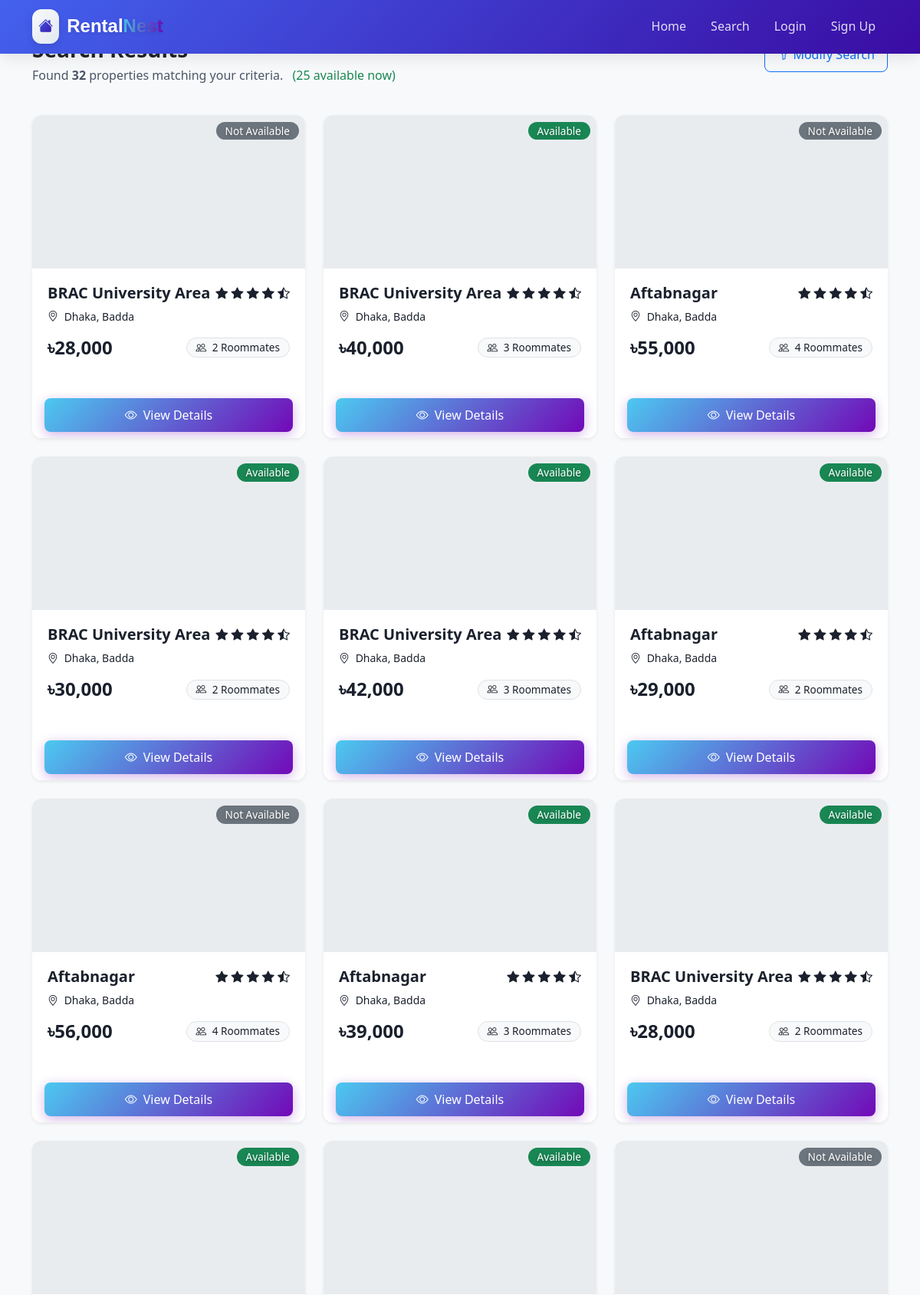
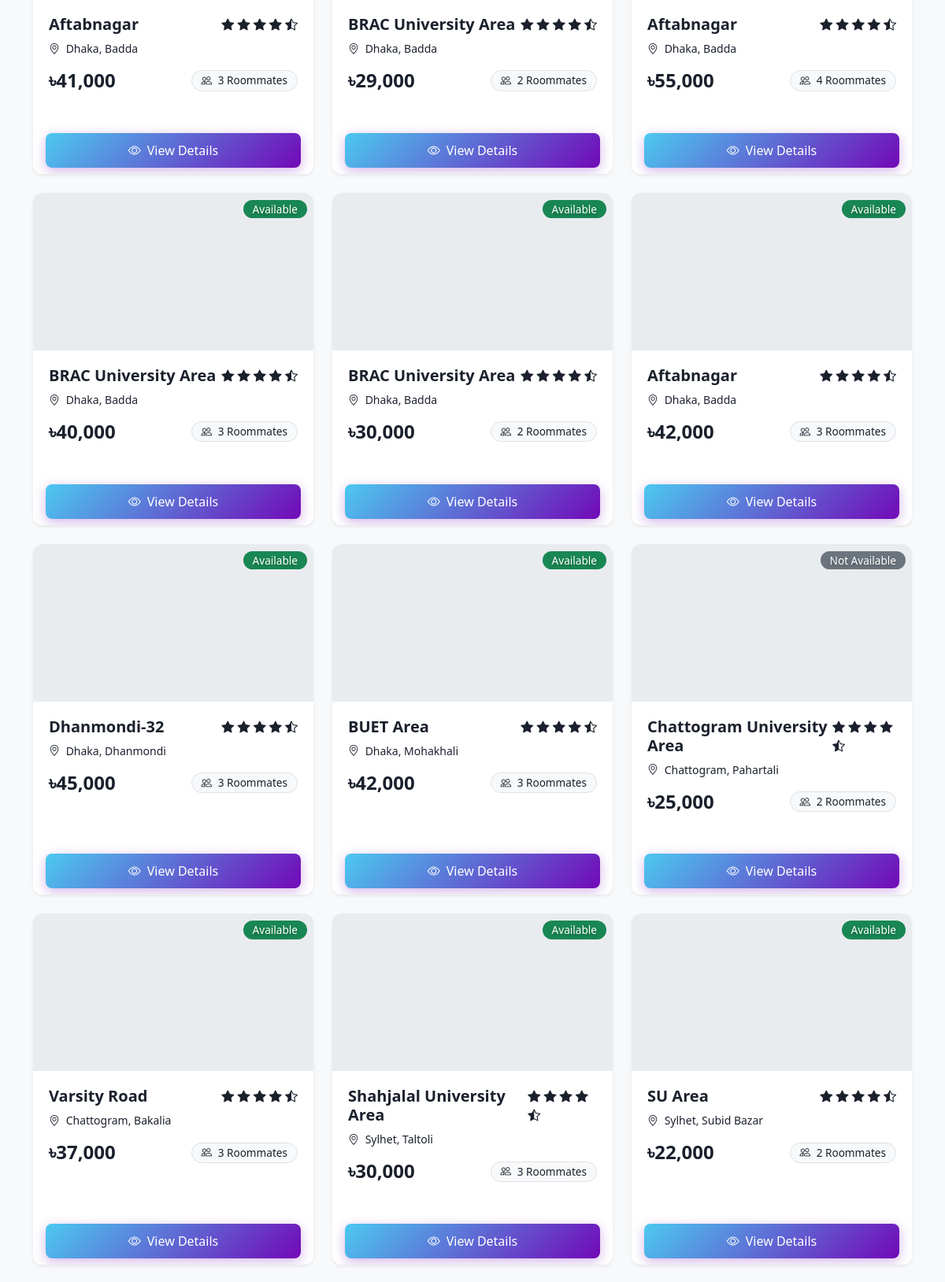
/search_results.php (upper part), run on the app's committed database (2 pictures, top to bottom).
### tables this page shows
CREATE TABLE `flat` (
  `f_id` int(11) NOT NULL,
  `availability` tinyint(1) NOT NULL,
  `district` varchar(50) DEFAULT NULL,
  `street` varchar(100) DEFAULT NULL,
  `area` varchar(50) DEFAULT NULL,
  `description` text DEFAULT NULL,
  `members_count` int(11) DEFAULT NULL,
  `price` int(11) DEFAULT NULL,
  `date_posted` date DEFAULT NULL,
  `owner_id` int(11) DEFAULT NULL
);

### search_results.php (the view, shortened to what this page needs)
<?php
include 'config.php';
$sql = "SELECT f.* FROM flat f WHERE 1=1";
$params = [];
$stmt = $pdo->prepare($sql);
$stmt->execute($params);
$properties = $stmt->fetchAll();
$total_properties = count($properties);
$available_properties = 0;
foreach ($properties as $property) {
    if ($property['availability']) $available_properties++;
}
?>
<!DOCTYPE html>
<html lang="en">
<head>
    <link href="https://cdn.jsdelivr.net/npm/bootstrap@5.3.0/dist/css/bootstrap.min.css" rel="stylesheet">
    <link rel="stylesheet" href="https://cdn.jsdelivr.net/npm/bootstrap-icons@1.10.0/font/bootstrap-icons.css">
    <link rel="stylesheet" href="style.css">
</head>
<body>
    <?php include 'header.php'; ?>
    <div class="container py-5">
        <div class="row mb-4">
            <div class="col-md-8">
                <h2 class="h3 fw-bold mb-1">Search Results</h2>
                <p class="text-muted">
                    <?php if ($total_properties > 0): ?>
                        Found <span class="fw-bold"><?= $total_properties ?></span> properties matching your criteria.
                        <?php if ($available_properties < $total_properties): ?>
                            <span class="ms-2 text-success">(<?= $available_properties ?> available now)</span>
                        <?php endif; ?>
                    <?php else: ?>
                        No properties found matching your criteria.
                    <?php endif; ?>
                </p>
            </div>
            <div class="col-md-4 text-md-end">
                <a href="search.php" class="btn btn-outline-primary">
                    <i class="bi bi-funnel me-1"></i>Modify Search
                </a>
            </div>
        </div>
        <?php if ($total_properties > 0): ?>
            <div class="row">
                <?php foreach ($properties as $property): ?>
                    <div class="col-md-4 mb-4">
                        <div class="card h-100 property-card border-0 shadow-sm">
                            <div class="property-image" style="background-image: url('https://images.unsplash.com/photo-1522708323590-d24dbb6b0267?ixlib=rb-4.0.3&auto=format&fit=crop&w=600&q=80');">
                                <div class="position-absolute top-0 end-0 m-2">
                                    <span class="badge bg-<?= $property['availability'] ? 'success' : 'secondary' ?>">
                                        <?= $property['availability'] ? 'Available' : 'Not Available' ?>
                                    </span>
                                </div>
                            </div>
                            <div class="card-body">
                                <div class="d-flex justify-content-between align-items-start mb-2">
                                    <h5 class="card-title h5 fw-bold mb-0"><?= htmlspecialchars($property['area']) ?></h5>
                                    <div class="text-warning">
                                        <i class="bi bi-star-fill"></i>
                                        <i class="bi bi-star-fill"></i>
                                        <i class="bi bi-star-fill"></i>
                                        <i class="bi bi-star-fill"></i>
                                        <i class="bi bi-star-half"></i>
                                    </div>
                                </div>
                                <p class="card-text text-muted small mb-2">
                                    <i class="bi bi-geo-alt me-1"></i>
                                    <?= htmlspecialchars($property['district']) ?>, <?= htmlspecialchars($property['street']) ?>
                                </p>
                                <div class="d-flex justify-content-between align-items-center mt-3">
                                    <h4 class="text-primary fw-bold mb-0">৳<?= number_format($property['price']) ?></h4>
                                    <span class="badge bg-light text-dark border">
                                        <i class="bi bi-people me-1"></i>
                                        <?= htmlspecialchars($property['members_count']) ?> Roommates
                                    </span>
                                </div>
                            </div>
                            <div class="card-footer bg-white border-top-0">
                                <a href="property_details.php?f_id=<?= $property['f_id'] ?>" class="btn btn-primary w-100">
                                    <i class="bi bi-eye me-2"></i>View Details
                                </a>
                            </div>
                        </div>
                    </div>
                <?php endforeach; ?>
            </div>
        <?php endif; ?>
    </div>
</body>
</html>

### header.php (shortened to what this page needs)
<!DOCTYPE html>
<html lang="en">
<head>
    <link href="https://cdn.jsdelivr.net/npm/bootstrap@5.3.0/dist/css/bootstrap.min.css" rel="stylesheet">
    <link rel="stylesheet" href="https://cdn.jsdelivr.net/npm/bootstrap-icons@1.10.0/font/bootstrap-icons.css">
    <link rel="stylesheet" href="style.css">
</head>
<body>
    <header class="navbar-custom fixed-top">
        <div class="container">
            <div class="d-flex justify-content-between align-items-center">
                <a href="index.php" class="logo">
                    <div class="logo-icon">
                        <i class="bi bi-house-fill"></i>
                    </div>
                    <div class="logo-text">Rental<span>Nest</span></div>
                </a>
                <nav class="desktop-menu">
                    <ul class="nav d-flex align-items-center">
                        <li class="nav-item"><a href="index.php" class="nav-link">Home</a></li>
                        <li class="nav-item"><a href="search.php" class="nav-link">Search</a></li>
                        <?php if (isset($_SESSION['user_id'])): ?>
                            <?php if ($_SESSION['user_type'] === 'renter'): ?>
                                <li class="nav-item"><a href="renter_dashboard.php" class="nav-link">Dashboard</a></li>
                                <li class="nav-item dropdown">
                                    <a class="nav-link dropdown-toggle" href="#" id="userDropdown" role="button" data-bs-toggle="dropdown" aria-expanded="false">
                                        <div class="d-flex align-items-center">
                                            <div class="user-avatar">
                                                <?= strtoupper(substr($_SESSION['user_name'] ?? 'U', 0, 1)) ?>
                                            </div>
                                            <span><?= htmlspecialchars($_SESSION['user_name'] ?? 'User') ?></span>
                                        </div>
                                    </a>
                                    <ul class="dropdown-menu user-menu dropdown-menu-end" aria-labelledby="userDropdown">
                                        <li class="user-header">
                                            <div class="user-avatar" style="width: 40px; height: 40px; font-size: 1.1rem;">
                                                <?= strtoupper(substr($_SESSION['user_name'] ?? 'U', 0, 1)) ?>
                                            </div>
                                            <div class="user-info">
                                                <h6 class="user-name"><?= htmlspecialchars($_SESSION['user_name'] ?? 'User') ?></h6>
                                                <span class="user-role">Renter</span>
                                            </div>
                                        </li>
                                        <li><hr class="dropdown-divider"></li>
                                        <li><a class="dropdown-item" href="renter_dashboard.php"><i class="bi bi-person"></i> My Profile</a></li>
                                        <li><a class="dropdown-item" href="my_bookings.php"><i class="bi bi-calendar-check"></i> My Bookings</a></li>
                                        <li><a class="dropdown-item" href="#"><i class="bi bi-star"></i> My Reviews</a></li>
                                        <li><hr class="dropdown-divider"></li>
                                        <li><a class="dropdown-item text-danger" href="logout.php"><i class="bi bi-box-arrow-right"></i> Logout</a></li>
                                    </ul>
                                </li>
                            <?php else: ?>
                                <li class="nav-item"><a href="owner_dashboard.php" class="nav-link">Dashboard</a></li>
                                <li class="nav-item dropdown">
                                    <a class="nav-link dropdown-toggle" href="#" id="ownerDropdown" role="button" data-bs-toggle="dropdown" aria-expanded="false">
                                        <div class="d-flex align-items-center">
                                            <div class="user-avatar">
                                                <?= strtoupper(substr($_SESSION['user_name'] ?? 'U', 0, 1)) ?>
                                            </div>
                                            <span><?= htmlspecialchars($_SESSION['user_name'] ?? 'User') ?></span>
                                        </div>
                                    </a>
                                    <ul class="dropdown-menu user-menu dropdown-menu-end" aria-labelledby="ownerDropdown">
                                        <li class="user-header">
                                            <div class="user-avatar" style="width: 40px; height: 40px; font-size: 1.1rem;">
                                                <?= strtoupper(substr($_SESSION['user_name'] ?? 'U', 0, 1)) ?>
                                            </div>
                                            <div class="user-info">
                                                <h6 class="user-name"><?= htmlspecialchars($_SESSION['user_name'] ?? 'User') ?></h6>
                                                <span class="user-role"><?= $_SESSION['owner_type'] ?? 'Owner' ?></span>
                                            </div>
                                        </li>
                                        <li><hr class="dropdown-divider"></li>
                                        <li><a class="dropdown-item" href="owner_dashboard.php"><i class="bi bi-house"></i> My Properties</a></li>
                                        <li><a class="dropdown-item" href="add_property.php"><i class="bi bi-plus-circle"></i> Add Property</a></li>
                                        <li><a class="dropdown-item" href="my_bookings.php"><i class="bi bi-calendar-check"></i> My Bookings</a></li>
                                        <?php if ($_SESSION['owner_type'] === 'Flat'): ?>
                                        <li><a class="dropdown-item" href="#"><i class="bi bi-cone-striped"></i> Manage Services</a></li>
                                        <?php endif; ?>
                                        <li><hr class="dropdown-divider"></li>
                                        <li><a class="dropdown-item text-danger" href="logout.php"><i class="bi bi-box-arrow-right"></i> Logout</a></li>
                                    </ul>
                                </li>
                            <?php endif; ?>
                        <?php else: ?>
                            <li class="nav-item"><a href="login.php" class="nav-link">Login</a></li>
                            <li class="nav-item"><a href="signup.php" class="nav-link">Sign Up</a></li>
                        <?php endif; ?>
                    </ul>
                </nav>
            </div>
        </div>
    </header>

### style.css (style rules this page uses)
:root { --primary: #0d6efd; --primary-dark: #0b5ed7; --secondary: #6c757d; --success: #198754; --info: #0dcaf0; --warning: #ffc107; --danger: #dc3545; --light: #f8f9fa; --dark: #212529; }
body { font-family: 'Segoe UI', Tahoma, Geneva, Verdana, sans-serif; background-color: #f8f9fa; min-height: 100vh; padding-top: 0; padding-bottom: 0; color: #212529; }
.card { border-radius: 12px; overflow: hidden; box-shadow: 0 4px 20px rgba(0, 0, 0, 0.08); transition: all 0.3s ease; border: none; margin-bottom: 24px; }
.card-body { padding: 20px; }
.btn { border-radius: 8px; padding: 10px 16px; font-weight: 500; transition: all 0.2s ease; }
.btn-primary { background-color: var(--primary); border-color: var(--primary); }
.btn-outline-primary { color: var(--primary); border-color: var(--primary); }
.property-card { height: 100%; display: flex; flex-direction: column; }
.property-card .card-body { flex: 1; }
.property-image { height: 200px; background-color: #e9ecef; background-size: cover; background-position: center; display: flex; align-items: center; justify-content: center; color: white; font-weight: bold; text-shadow: 0 2px 4px rgba(0,0,0,0.3); }
.badge { padding: 5px 12px; font-size: 0.85rem; border-radius: 20px; font-weight: 500; }
.text-muted, .text-secondary, .text-gray, .text-light { color: #4a5568 !important; opacity: 1 !important; }
.card-body * { color: #1a202c !important; }
.text-dark { color: #1a202c !important; }
* { text-rendering: optimizeLegibility !important; -webkit-font-smoothing: antialiased !important; -moz-osx-font-smoothing: grayscale !important; }

### header.php (style rules this page uses)
.navbar-custom { background: linear-gradient(135deg, #4361ee 0%, #3a0ca3 100%); box-shadow: 0 4px 20px rgba(0, 0, 0, 0.1); padding: 0.75rem 0; transition: all 0.3s ease; height: 70px; }
.logo { display: flex; align-items: center; gap: 10px; text-decoration: none; transition: all 0.3s ease; }
.logo-icon { background: linear-gradient(135deg, #f8f9fa 0%, #e2e8f0 100%); border-radius: 12px; padding: 8px; display: flex; align-items: center; justify-content: center; box-shadow: 0 4px 10px rgba(0, 0, 0, 0.1); transition: all 0.3s ease; }
.logo-icon i { font-size: 1.2rem; background: linear-gradient(135deg, #4361ee 0%, #3a0ca3 100%); -webkit-background-clip: text; background-clip: text; color: transparent; }
.logo-text { font-family: 'Montserrat', sans-serif; font-weight: 700; font-size: 1.5rem; color: white; text-shadow: 0 2px 4px rgba(0, 0, 0, 0.1); }
.logo-text span { background: linear-gradient(to right, #4cc9f0, #7209b7); -webkit-background-clip: text; background-clip: text; color: transparent; }
.nav-link { color: rgba(255, 255, 255, 0.85) !important; font-weight: 500; padding: 0.5rem 1rem !important; border-radius: 8px; transition: all 0.3s ease; position: relative; overflow: hidden; }
.nav-link::after { content: ''; position: absolute; bottom: 0; left: 50%; width: 0; height: 2px; background: white; transition: all 0.3s ease; transform: translateX(-50%); }
.btn-primary { background: linear-gradient(135deg, #4cc9f0, #7209b7) !important; border: none; transition: all 0.3s ease; box-shadow: 0 4px 15px rgba(114, 9, 183, 0.3); }
.logo-icon { animation: float 6s ease-in-out infinite; }

### data on the page
flat: availability "Not Available", area "BRAC University Area", district "Dhaka", street "Badda", price "28,000", members_count "2"
flat: availability "Available", area "BRAC University Area", district "Dhaka", street "Badda", price "40,000", members_count "3"
flat: availability "Not Available", area "Aftabnagar", district "Dhaka", street "Badda", price "55,000", members_count "4"
flat: availability "Available", area "BRAC University Area", district "Dhaka", street "Badda", price "30,000", members_count "2"
flat: availability "Available", area "BRAC University Area", district "Dhaka", street "Badda", price "42,000", members_count "3"
flat: availability "Available", area "Aftabnagar", district "Dhaka", street "Badda", price "29,000", members_count "2"
flat: availability "Not Available", area "Aftabnagar", district "Dhaka", street "Badda", price "56,000", members_count "4"
flat: availability "Available", area "Aftabnagar", district "Dhaka", street "Badda", price "39,000", members_count "3"
flat: availability "Available", area "BRAC University Area", district "Dhaka", street "Badda", price "28,000", members_count "2"
flat: availability "Available", area "Aftabnagar", district "Dhaka", street "Badda", price "41,000", members_count "3"
flat: availability "Available", area "BRAC University Area", district "Dhaka", street "Badda", price "29,000", members_count "2"
flat: availability "Not Available", area "Aftabnagar", district "Dhaka", street "Badda", price "55,000", members_count "4"
flat: availability "Available", area "BRAC University Area", district "Dhaka", street "Badda", price "40,000", members_count "3"
flat: availability "Available", area "BRAC University Area", district "Dhaka", street "Badda", price "30,000", members_count "2"
flat: availability "Available", area "Aftabnagar", district "Dhaka", street "Badda", price "42,000", members_count "3"
flat: availability "Available", area "Dhanmondi-32", district "Dhaka", street "Dhanmondi", price "45,000", members_count "3"
flat: availability "Available", area "BUET Area", district "Dhaka", street "Mohakhali", price "42,000", members_count "3"
flat: availability "Not Available", area "Chattogram University Area", district "Chattogram", street "Pahartali", price "25,000", members_count "2"
flat: availability "Available", area "Varsity Road", district "Chattogram", street "Bakalia", price "37,000", members_count "3"
flat: availability "Available", area "Shahjalal University Area", district "Sylhet", street "Taltoli", price "30,000", members_count "3"
flat: availability "Available", area "SU Area", district "Sylhet", street "Subid Bazar", price "22,000", members_count "2"

### other printed values
$total_properties "32"
$available_properties "25"
